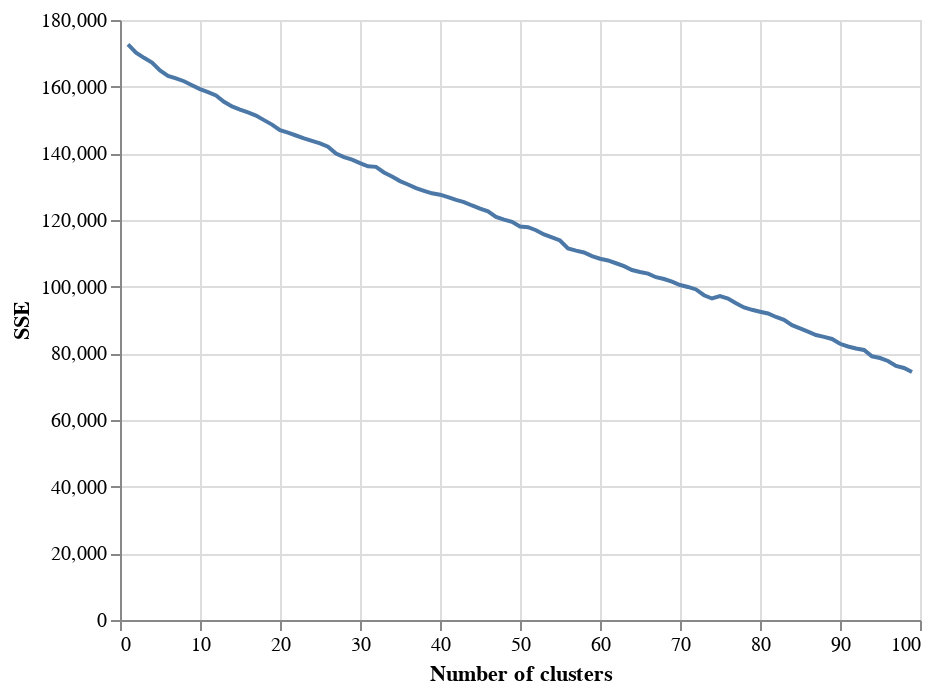

This figure's notebook cell:
### Code cell
chart_elbow

### Figure 1 — Vega-Lite specification as saved in the notebook (floating-point values rounded to 4 significant figures)
{"config": {"view": {"continuousWidth": 400, "continuousHeight": 300}}, "data": {"name": "data-918d0c14608d107404afe105a33c6805"}, "mark": "line", "encoding": {"x": {"type": "quantitative", "field": "x", "title": "Number of clusters"}, "y": {"type": "quantitative", "field": "y", "title": "SSE"}}, "$schema": "https://vega.github.io/schema/vega-lite/v4.8.1.json", "datasets": {"data-918d0c14608d107404afe105a33c6805": [{"y": 172700.0, "x": 1}, {"y": 170200.0, "x": 2}, {"y": 168700.0, "x": 3}, {"y": 167200.0, "x": 4}, {"y": 164900.0, "x": 5}, {"y": 163200.0, "x": 6}, {"y": 162500.0, "x": 7}, {"y": 161600.0, "x": 8}, {"y": 160400.0, "x": 9}, {"y": 159300.0, "x": 10}, {"y": 158400.0, "x": 11}, {"y": 157400.0, "x": 12}, {"y": 155500.0, "x": 13}, {"y": 154100.0, "x": 14}, {"y": 153100.0, "x": 15}, {"y": 152300.0, "x": 16}, {"y": 151300.0, "x": 17}, {"y": 150000.0, "x": 18}, {"y": 148600.0, "x": 19}, {"y": 147000.0, "x": 20}, {"y": 146200.0, "x": 21}, {"y": 145300.0, "x": 22}, {"y": 144500.0, "x": 23}, {"y": 143700.0, "x": 24}, {"y": 143000.0, "x": 25}, {"y": 142000.0, "x": 26}, {"y": 139900.0, "x": 27}, {"y": 138800.0, "x": 28}, {"y": 138100.0, "x": 29}, {"y": 137100.0, "x": 30}, {"y": 136100.0, "x": 31}, {"y": 135900.0, "x": 32}, {"y": 134300.0, "x": 33}, {"y": 133000.0, "x": 34}, {"y": 131700.0, "x": 35}, {"y": 130700.0, "x": 36}, {"y": 129600.0, "x": 37}, {"y": 128800.0, "x": 38}, {"y": 128000.0, "x": 39}, {"y": 127600.0, "x": 40}, {"y": 126900.0, "x": 41}, {"y": 126000.0, "x": 42}, {"y": 125400.0, "x": 43}, {"y": 124400.0, "x": 44}, {"y": 123400.0, "x": 45}, {"y": 122600.0, "x": 46}, {"y": 120900.0, "x": 47}, {"y": 120100.0, "x": 48}, {"y": 119400.0, "x": 49}, {"y": 118000.0, "x": 50}, {"y": 117800.0, "x": 51}, {"y": 116900.0, "x": 52}, {"y": 115700.0, "x": 53}, {"y": 114800.0, "x": 54}, {"y": 113900.0, "x": 55}, {"y": 111500.0, "x": 56}, {"y": 110800.0, "x": 57}, {"y": 110300.0, "x": 58}, {"y": 109100.0, "x": 59}, {"y": 108400.0, "x": 60}, {"y": 107900.0, "x": 61}, {"y": 107000.0, "x": 62}, {"y": 106200.0, "x": 63}, {"y": 105000.0, "x": 64}, {"y": 104400.0, "x": 65}, {"y": 103900.0, "x": 66}, {"y": 102800.0, "x": 67}, {"y": 102300.0, "x": 68}, {"y": 101500.0, "x": 69}, {"y": 100500.0, "x": 70}, {"y": 99920.0, "x": 71}, {"y": 99160.0, "x": 72}, {"y": 97430.0, "x": 73}, {"y": 96460.0, "x": 74}, {"y": 97170.0, "x": 75}, {"y": 96450.0, "x": 76}, {"y": 95010.0, "x": 77}, {"y": 93770.0, "x": 78}, {"y": 93060.0, "x": 79}, {"y": 92490.0, "x": 80}, {"y": 91970.0, "x": 81}, {"y": 90910.0, "x": 82}, {"y": 90040.0, "x": 83}, {"y": 88470.0, "x": 84}, {"y": 87470.0, "x": 85}, {"y": 86500.0, "x": 86}, {"y": 85500.0, "x": 87}, {"y": 84950.0, "x": 88}, {"y": 84310.0, "x": 89}, {"y": 82860.0, "x": 90}, {"y": 82050.0, "x": 91}, {"y": 81430.0, "x": 92}, {"y": 81020.0, "x": 93}, {"y": 79110.0, "x": 94}, {"y": 78590.0, "x": 95}, {"y": 77710.0, "x": 96}, {"y": 76200.0, "x": 97}, {"y": 75620.0, "x": 98}, {"y": 74410.0, "x": 99}]}}
